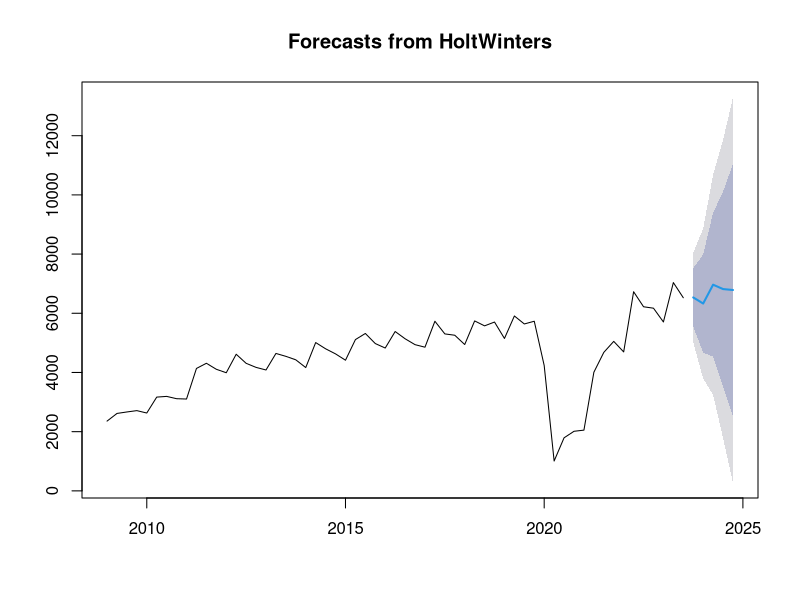
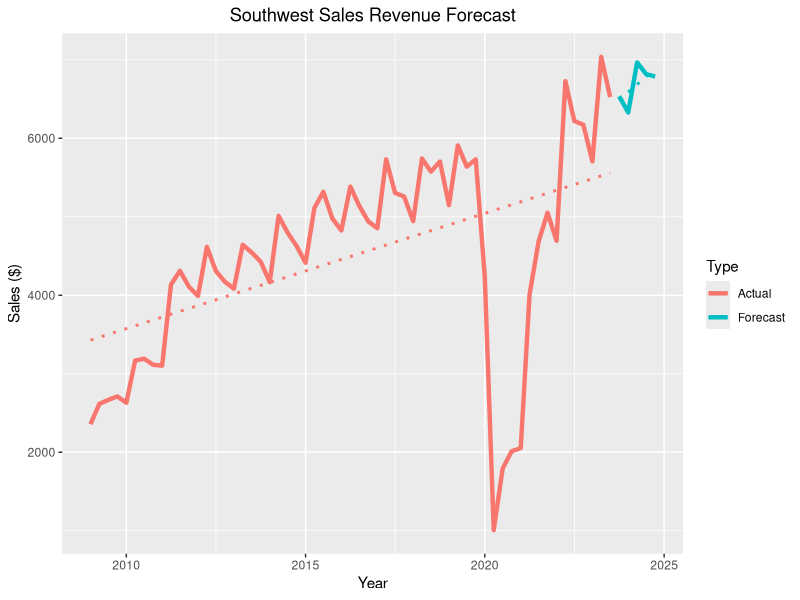

The R script that drew these images, in order:
# Load necessary libraries
library(forecast)
library(readr)

# Load the data
data <- read_csv("data.csv") 

# Split the data into training and test sets
train_data <- subset(data, Year < 2022 | (Year == 2022 & Quarter != "Q4"))
test_data <- subset(data, Year == 2022 & Quarter == "Q4" | Year == 2023)

# Use ts() to create time series objects
train_ts <- ts(train_data$Value, start = c(min(train_data$Year), 1), frequency = 4)
test_ts <- ts(test_data$Value, start = c(min(test_data$Year), 1), frequency = 4)

# Define the range for alpha, beta, and gamma
alpha_range <- seq(0.1, 1, by = 0.1)
beta_range <- seq(0.1, 1, by = 0.1)
gamma_range <- seq(0.1, 1, by = 0.1)

# Initialize variables to store the best parameters and lowest RMSE and MAPE
best_params <- list(alpha=NULL, beta=NULL, gamma=NULL)
lowest_rmse <- Inf
lowest_mape <- Inf

# Loop through all combinations of alpha, beta, and gamma
for (alpha in alpha_range) {
  for (beta in beta_range) {
    for (gamma in gamma_range) {
      # Fit the model on the training set
      fit <- HoltWinters(train_ts, alpha = alpha, beta = beta, gamma = gamma)
      
      # Forecast the test period
      forecast_length <- length(test_ts)
      forecast <- forecast(fit, h = forecast_length)
      
      # Calculate RMSE and MAPE
      rmse <- mean((forecast$mean - test_ts)^2)
      mape <- mean(abs((forecast$mean - test_ts) / test_ts)) * 100
      
      # Update best parameters if necessary
      if (rmse < lowest_rmse) {
        lowest_rmse <- rmse
        best_params$alpha <- alpha
        best_params$beta <- beta
        best_params$gamma <- gamma
      }
      
      if (mape < lowest_mape) {
        lowest_mape <- mape
        best_params_mape <- list(alpha=alpha, beta=beta, gamma=gamma)
      }
    }
  }
}

# Print the best parameters and the corresponding RMSE and MAPE
cat("Best parameters for RMSE:\n")
cat("alpha:", best_params$alpha, "\nbeta:", best_params$beta, "\ngamma:", best_params$gamma, "\n")
cat("Lowest RMSE:", lowest_rmse, "\n\n")

cat("Best parameters for MAPE:\n")
cat("alpha:", best_params_mape$alpha, "\nbeta:", best_params_mape$beta, "\ngamma:", best_params_mape$gamma, "\n")
cat("Lowest MAPE:", lowest_mape, "\n")

# Fit the model on the entire dataset using best parameters found
all_data_ts <- ts(data$Value, start = c(min(data$Year), 1), frequency = 4)
final_fit <- HoltWinters(all_data_ts, alpha = best_params$alpha, beta = best_params$beta, gamma = best_params$gamma)

# Forecast future values starting from 2023 Q4
future_forecast <- forecast(final_fit, h = 5) # Adjust the horizon as needed
plot(future_forecast)
print(future_forecast)

library(ggplot2)
library(zoo)

# define a list with the dates of all the quarters from 2009 to 2024
Dates <- c(as.Date("2009-01-01"), as.Date("2009-04-01"), as.Date("2009-07-01"), as.Date("2009-10-01"), 
  as.Date("2010-01-01"), as.Date("2010-04-01"), as.Date("2010-07-01"), as.Date("2010-10-01"), as.Date("2011-01-01"), 
  as.Date("2011-04-01"), as.Date("2011-07-01"), as.Date("2011-10-01"), as.Date("2012-01-01"), as.Date("2012-04-01"), 
  as.Date("2012-07-01"), as.Date("2012-10-01"), as.Date("2013-01-01"), as.Date("2013-04-01"), as.Date("2013-07-01"), 
  as.Date("2013-10-01"), as.Date("2014-01-01"), as.Date("2014-04-01"), as.Date("2014-07-01"), as.Date("2014-10-01"), 
  as.Date("2015-01-01"), as.Date("2015-04-01"), as.Date("2015-07-01"), as.Date("2015-10-01"), as.Date("2016-01-01"), 
  as.Date("2016-04-01"), as.Date("2016-07-01"), as.Date("2016-10-01"), as.Date("2017-01-01"), as.Date("2017-04-01"), 
  as.Date("2017-07-01"), as.Date("2017-10-01"), as.Date("2018-01-01"), as.Date("2018-04-01"), as.Date("2018-07-01"), 
  as.Date("2018-10-01"), as.Date("2019-01-01"), as.Date("2019-04-01"), as.Date("2019-07-01"), as.Date("2019-10-01"), 
  as.Date("2020-01-01"), as.Date("2020-04-01"), as.Date("2020-07-01"), as.Date("2020-10-01"), as.Date("2021-01-01"), 
  as.Date("2021-04-01"), as.Date("2021-07-01"), as.Date("2021-10-01"), as.Date("2022-01-01"), as.Date("2022-04-01"),
  as.Date("2022-07-01"), as.Date("2022-10-01"), as.Date("2023-01-01"), as.Date("2023-04-01"), as.Date("2023-07-01"),
  as.Date("2023-10-01"), as.Date("2024-01-01"), as.Date("2024-04-01"), as.Date("2024-07-01"), as.Date("2024-10-01"))

# Convert the forecast to a data frame
forecast_df <- data.frame(
  Date = Dates,
  Value = c(data$Value, future_forecast$mean),
  Type = c(rep("Actual", 59), rep("Forecast", 5))
)

# add a linear trend line in the plot for the actual values and make it a dotted line
ggplot(forecast_df, aes(x = Date, y = Value, color = Type)) +
  geom_line(size = 1.5) +
  geom_smooth(method = "lm", se = FALSE, linetype = "dotted") +
  theme(plot.title = element_text(hjust = 0.5)) +
  labs(title = "Southwest Sales Revenue Forecast",
       x = "Year",
       y = "Sales ($)")

summary(future_forecast)